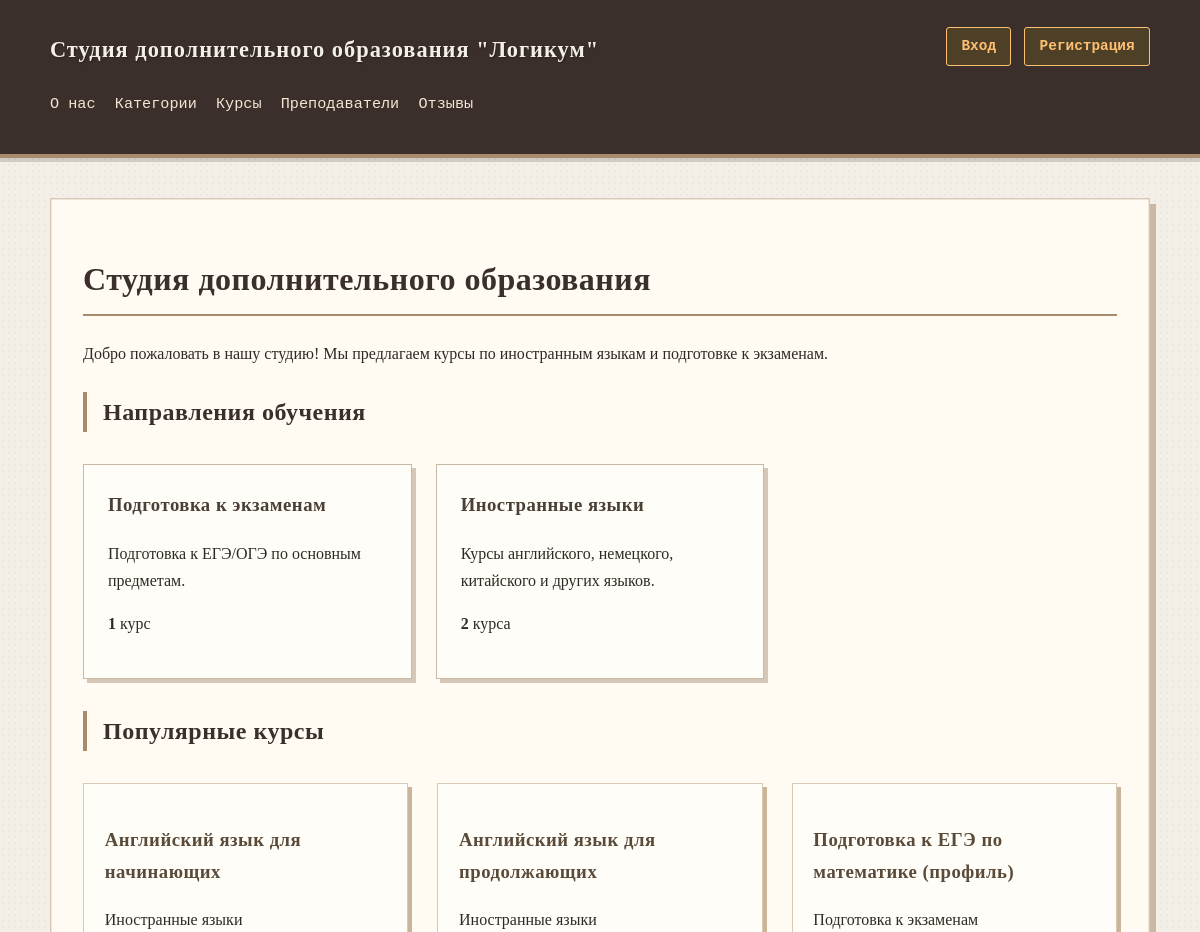
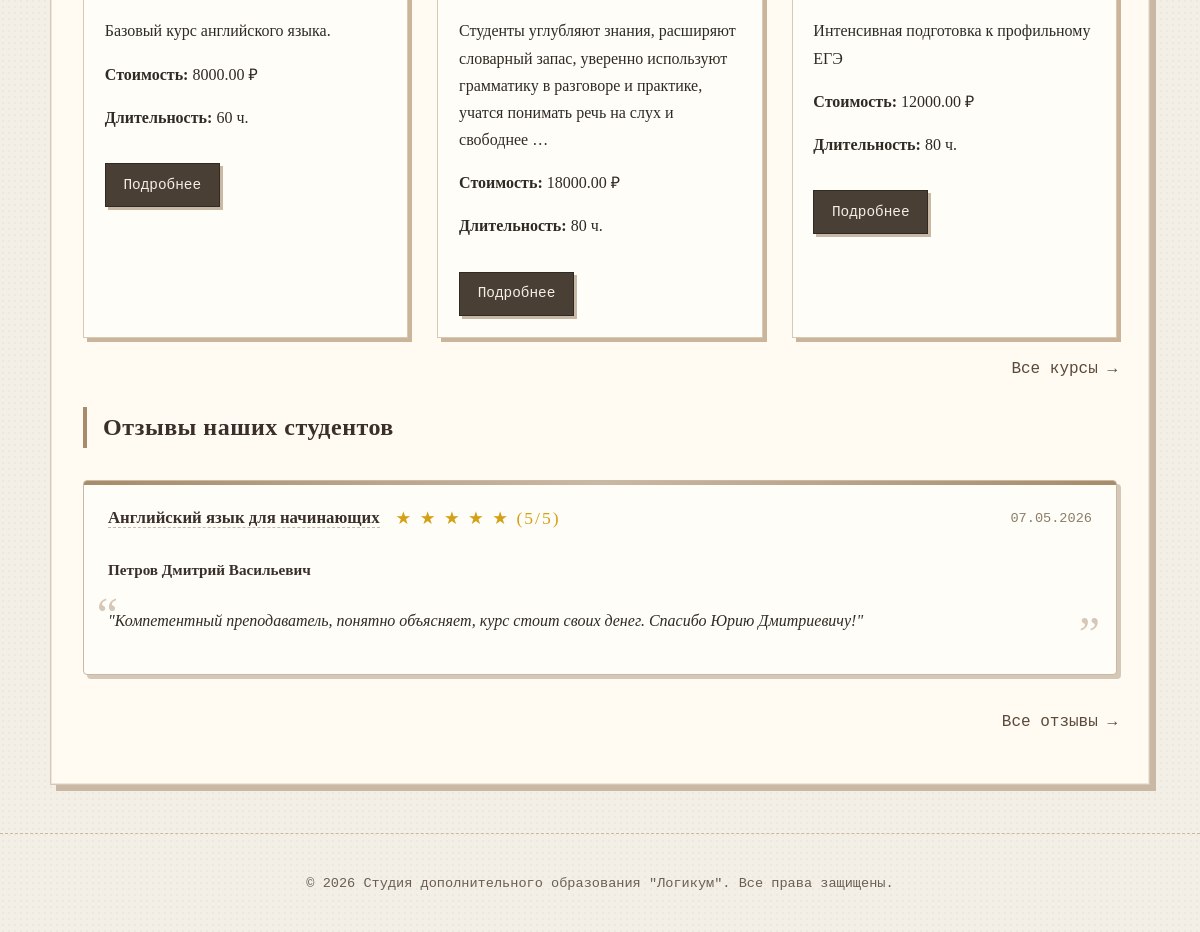
The app's page /education/ with its own data (2 pictures, top to bottom).
### education/models.py (models this page shows, shortened)
class Category(models.Model):
    name = models.CharField(max_length=100, verbose_name="Название категории", unique=True)
    slug = models.SlugField(max_length=100, unique=True, db_index=True, verbose_name="URL")
    description = models.TextField(blank=True, verbose_name="Описание категории")
    class Meta:
        db_table = 'categories'
        verbose_name = 'Категория'
        verbose_name_plural = 'Категории'
        ordering = ['name']
    def get_absolute_url(self):
        return reverse('category-detail', kwargs={'cat_slug': self.slug})

class Course(models.Model):
    class Status(models.IntegerChoices):
        DRAFT = 0, 'Черновик'
        PUBLISHED = 1, 'Опубликован'
    category = models.ForeignKey(
        Category,
        on_delete=models.SET_NULL,
        null=True,
        related_name='courses',
        verbose_name="Категория"
    )
    title = models.CharField(max_length=100, verbose_name="Название")
    slug = models.SlugField(max_length=100, unique=True, db_index=True, verbose_name="URL")
    description = models.TextField(verbose_name="Краткое описание")
    full_description = models.TextField(blank=True, verbose_name="Полное описание")
    duration_hours = models.IntegerField(verbose_name="Длительность (часы)")
    price = models.DecimalField(max_digits=10, decimal_places=2, verbose_name="Стоимость")
    status = models.IntegerField(
        choices=Status.choices,
        default=Status.DRAFT,
        verbose_name="Статус"
    )
    time_create = models.DateTimeField(auto_now_add=True, verbose_name="Дата создания")
    time_update = models.DateTimeField(auto_now=True, verbose_name="Дата изменения")
    class Meta:
        db_table = 'courses'
        verbose_name = 'Курс'
        verbose_name_plural = 'Курсы'
        ordering = ['-time_create']
    def get_absolute_url(self):
        return reverse('course-detail-slug', kwargs={'course_slug': self.slug})

class Review(models.Model):
    student = models.ForeignKey(Student, on_delete=models.CASCADE, related_name='reviews', verbose_name="Студент")
    course = models.ForeignKey(Course, on_delete=models.CASCADE, related_name='reviews', verbose_name="Курс")
    rating = models.IntegerField(choices=[(i, str(i)) for i in range(1, 6)], verbose_name="Оценка")
    comment = models.TextField(verbose_name="Комментарий")
    review_date = models.DateTimeField(auto_now_add=True, verbose_name="Дата отзыва")
    is_approved = models.BooleanField(default=False, verbose_name="Одобрен")
    class Meta:
        db_table = 'reviews'
        verbose_name = 'Отзыв'
        verbose_name_plural = 'Отзывы'
        ordering = ['-review_date']

class Student(models.Model):
    user = models.OneToOneField(
        User,
        on_delete=models.CASCADE,
        null=True,
        blank=True,
        related_name='student_profile',
        verbose_name="Пользователь"
    )
    first_name = models.CharField(max_length=50, verbose_name="Имя")
    last_name = models.CharField(max_length=50, verbose_name="Фамилия")
    middle_name = models.CharField(max_length=50, blank=True, verbose_name="Отчество")
    phone = models.CharField(max_length=20, verbose_name="Телефон")
    email = models.EmailField(max_length=100, verbose_name="Email", unique=True)
    birth_date = models.DateField(verbose_name="Дата рождения")
    time_create = models.DateTimeField(auto_now_add=True, verbose_name="Дата регистрации")
    class Meta:
        db_table = 'students'
        verbose_name = 'Студент'
        verbose_name_plural = 'Студенты'
        ordering = ['last_name', 'first_name']
    def get_full_name(self):
        parts = [self.last_name, self.first_name]
        if self.middle_name:
            parts.append(self.middle_name)
        return ' '.join(parts)

### education/views.py (the view)
# urls.py: path('', views.index, name='education-home'),
def index(request):
    published_courses = Course.published.all().select_related('category')[:6]
    popular_courses = Course.published.annotate(
        student_count=Count('groups__enrollments')
    ).order_by('-student_count')[:3]
    latest_reviews = Review.objects.filter(
        is_approved=True
    ).select_related('student', 'course')[:5]
    categories = Category.objects.annotate(
        course_count=Count('courses', filter=Q(courses__status=Course.Status.PUBLISHED))
    ).filter(course_count__gt=0)
    data = {
        'title': 'Студия дополнительного образования',
        'courses': published_courses,
        'popular_courses': popular_courses,
        'latest_reviews': latest_reviews,
        'categories': categories,
    }
    return render(request, 'education/index.html', data)

### education/context_processors.py (called while the page is built, shortened)
def user_groups(request):
    if request.user.is_authenticated:
        groups = list(request.user.groups.values_list('name', flat=True))
        return {'user_groups': groups}
    return {'user_groups': []}

def user_permissions(request):
    context = {
        'user_groups': [],
        'is_admin': False,
        'is_teacher': False,
        'is_student': False,
        'is_marketer': False,
    }
    return context

### education/models.py (called while the page is built)
    def get_queryset(self):
        return super().get_queryset().filter(status=Course.Status.PUBLISHED)

### education/templates/education/index.html (shortened to what this page needs)
{% extends 'base.html' %}
{% load static %}
{% block content %}
    <h1>{{ title }}</h1>
    <p>Добро пожаловать в нашу студию! Мы предлагаем курсы по иностранным языкам и подготовке к экзаменам.</p>
    {% if categories %}
    <div class="categories-section">
        <h2>Направления обучения</h2>
        <div class="category-grid">
            {% for cat in categories %}
            <div class="category-card">
                <h3><a href="{{ cat.get_absolute_url }}">{{ cat.name }}</a></h3>
                <p>{{ cat.description|truncatewords:15 }}</p>
                <p><strong>{{ cat.course_count }}</strong>
                    {% if cat.course_count == 1 %}
                        курс
                    {% elif cat.course_count >= 2 and cat.course_count <= 4 %}
                        курса
                    {% else %}
                        курсов
                    {% endif %}
                </p>
            </div>
            {% endfor %}
        </div>
    </div>
    {% endif %}
    {% if popular_courses %}
    <div class="courses-section">
        <h2>Популярные курсы</h2>
        <div class="course-grid">
            {% for course in popular_courses %}
            <div class="course-card">
                <h3><a href="{{ course.get_absolute_url }}">{{ course.title }}</a></h3>
                <p class="category">{{ course.category.name }}</p>
                <p>{{ course.description|truncatewords:20 }}</p>
                <p><strong>Стоимость:</strong> {{ course.price }} ₽</p>
                <p><strong>Длительность:</strong> {{ course.duration_hours }} ч.</p>
                <a href="{{ course.get_absolute_url }}" class="btn">Подробнее</a>
            </div>
            {% endfor %}
        </div>
        <p class="all-link"><a href="{% url 'courses-list' %}">Все курсы →</a></p>
    </div>
    {% endif %}
    {% if latest_reviews %}
    <div class="reviews-section">
        <h2>Отзывы наших студентов</h2>
        <div class="reviews-list">
            {% for review in latest_reviews %}
            <div class="review-card {% if not review.is_approved %}review-pending{% endif %}">
                <div class="review-header">
                    <span class="review-course">
                        <a href="{{ review.course.get_absolute_url }}">{{ review.course.title }}</a>
                    </span>
                    <span class="review-rating" title="Оценка {{ review.rating }}/5">
                        {% for i in "12345" %}
                            {% if forloop.counter <= review.rating %}★{% else %}☆{% endif %}
                        {% endfor %}
                        <span class="rating-value">({{ review.rating }}/5)</span>
                    </span>
                    <span class="review-date">{{ review.review_date|date:"d.m.Y" }}</span>
                </div>
                <p class="review-author">
                    <strong>{{ review.student.get_full_name }}</strong>
                </p>
                <p class="review-comment">"{{ review.comment|truncatewords:50 }}"</p>
            </div>
            {% endfor %}
        </div>
        <p class="all-link"><a href="{% url 'reviews-list' %}">Все отзывы →</a></p>
    </div>
    {% endif %}
{% endblock %}

### education/static/education/css/styles.css (style rules this page uses)
body { font-family: "Georgia", "Times New Roman", serif; line-height: 1.7; margin: 0; padding: 0; background-color: #f3efe6; color: #2f2a24; background-image: radial-gradient(rgba(0,0,0,0.03) 1px, transparent 1px); background-size: 6px 6px; }
h1, h2, h3, h4, h5, h6 { font-family: "Georgia", "Times New Roman", serif; font-weight: 600; color: #3a2f2a; letter-spacing: 0.5px; }
h1 { border-bottom: 2px solid #a78b6a; padding-bottom: 0.5rem; margin-bottom: 1.5rem; }
h2 { font-size: 1.5rem; margin: 1.5rem 0 1rem; border-left: 4px solid #a78b6a; padding-left: 1rem; }
.course-grid { display: grid; grid-template-columns: repeat(auto-fill, minmax(280px, 1fr)); gap: 1.8rem; margin-top: 2rem; }
.course-card { background: #fffdf7; border: 1px solid #d8c9b6; padding: 1.3rem; box-shadow: 4px 4px 0 #cbb59a; transition: transform 0.15s ease, box-shadow 0.15s ease; }
.btn { display: inline-block; background-color: #4a3f35; color: #f3efe6; padding: 0.55rem 1.1rem; text-decoration: none; border: 1px solid #2f2a24; font-family: "Courier New", monospace; font-size: 0.9rem; margin-top: 1rem; box-shadow: 3px 3px 0 #c9b8a3; transition: all 0.15s ease; }
.category-grid { display: grid; grid-template-columns: repeat(auto-fill, minmax(260px, 1fr)); gap: 1.5rem; margin: 2rem 0; }
.category-card { background: #fffdf7; border: 1px solid #c9b8a3; padding: 1.5rem; box-shadow: 4px 4px 0 #d6c8b8; transition: transform 0.15s ease; }
.category-card h3 { margin-top: 0; }
.category-card h3 a { color: #4a3f35; text-decoration: none; border-bottom: 1px dashed transparent; }
.reviews-list { display: flex; flex-direction: column; gap: 1.5rem; margin: 2rem 0; }
.review-card { background: #fffdf7; border: 1px solid #c9b8a3; border-radius: 4px; padding: 0; box-shadow: 4px 4px 0 #d6c8b8; transition: transform 0.15s ease, box-shadow 0.15s ease; overflow: hidden; }
.review-card::before { content: ''; display: block; height: 4px; background: linear-gradient(90deg, #a78b6a, #c9b8a3, #a78b6a); }
.review-header { display: flex; flex-wrap: wrap; align-items: center; gap: 1rem; padding: 1.2rem 1.5rem 0.5rem; }
.review-course { font-weight: 700; font-size: 1.05rem; }
.review-course a { color: #3a2f2a; text-decoration: none; border-bottom: 1px dashed #c9b8a3; }
.review-rating { color: #d4a017; font-size: 1.1rem; letter-spacing: 2px; }
.review-date { font-family: "Courier New", monospace; color: #8b7d6b; font-size: 0.85rem; margin-left: auto; }
.review-author { padding: 0 1.5rem; font-size: 0.95rem; color: #4a3f35; margin-bottom: 0.5rem; }
.review-author strong { color: #3a2f2a; }
.review-comment { padding: 0.5rem 1.5rem 1.5rem; color: #2f2a24; line-height: 1.7; font-style: italic; position: relative; }
.review-comment::before { content: '\201C'; font-size: 3rem; color: #d6c8b8; position: absolute; top: -0.5rem; left: 0.8rem; font-style: normal; line-height: 1; }
.review-comment::after { content: '\201D'; font-size: 3rem; color: #d6c8b8; position: absolute; bottom: 0; right: 1rem; font-style: normal; line-height: 1; }
a { color: #5a4a3a; text-decoration: none; transition: all 0.15s ease; }
.all-link { text-align: right; margin-top: 1rem; }
.all-link a { font-family: "Courier New", monospace; }

### records on screen
Category: name "Подготовка к экзаменам", description "Подготовка к ЕГЭ/ОГЭ по основным предметам.", course_count "1", shows "курс"
Category: name "Иностранные языки", description "Курсы английского, немецкого, китайского и других языков.", course_count "2", shows "курса"
Course: title "Английский язык для начинающих", category.name "Иностранные языки", description "Базовый курс английского языка.", price "8000.00", duration_hours "60"
Course: title "Английский язык для продолжающих", category.name "Иностранные языки", description "Студенты углубляют знания, расширяют словарный запас, уверенно используют грамматику в разговоре и практике, учатся понимать речь на слух и свободнее …", price "18000.00", duration_hours "80"
Course: title "Подготовка к ЕГЭ по математике (профиль)", category.name "Подготовка к экзаменам", description "Интенсивная подготовка к профильному ЕГЭ", price "12000.00", duration_hours "80"
Review: course "Английский язык для начинающих", rating "5", review_date "07.05.2026", student.get_full_name "Петров Дмитрий Васильевич", comment "Компетентный преподаватель, понятно объясняет, курс стоит своих денег. Спасибо Юрию Дмитриевичу!"

### other values on screen
{{ title }} "Студия дополнительного образования"
